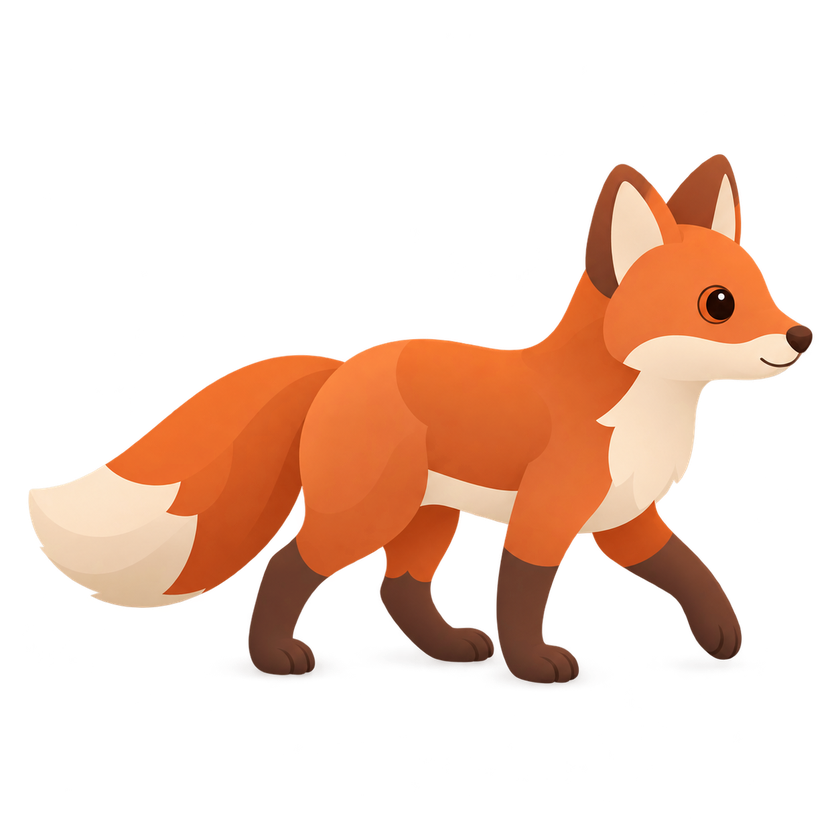
#> input picture unity/Assets/Resources/UrbanWildlife/Animals/fox-citybuilder-soft-v02.png, 840 x 840 px, shrunk from 1254 x 1254 before the run
$ python chroma_key_sprite.py ../unity/Assets/Resources/UrbanWildlife/Animals/fox-citybuilder-soft-v02.png out.png
#> lines starting #> are read from the running program, lines starting #| are printed output that depends on the picture; after the words box and inside, x2 and y2 are one past the last pixel; in counts of white or black regions, pixels touching at a corner belong together
"""Convert the image-generator's uniform green isolation plate to an RGBA sprite."""

from __future__ import annotations

import argparse

import cv2
import numpy as np
from PIL import Image


def main() -> None:
    parser = argparse.ArgumentParser()
    parser.add_argument("source")
    parser.add_argument("destination")
    parser.add_argument(
        "--key-color",
        choices=("green", "magenta"),
        default="green",
        help="Uniform isolation-plate colour used by the generated source image.",
    )
    parser.add_argument(
        "--remove-all-green-spill",
        action="store_true",
        help="Neutralize green spill throughout non-green subjects such as orange animals.",
    )
    args = parser.parse_args()

    rgb = np.asarray(Image.open(args.source).convert("RGB"), dtype=np.float32)
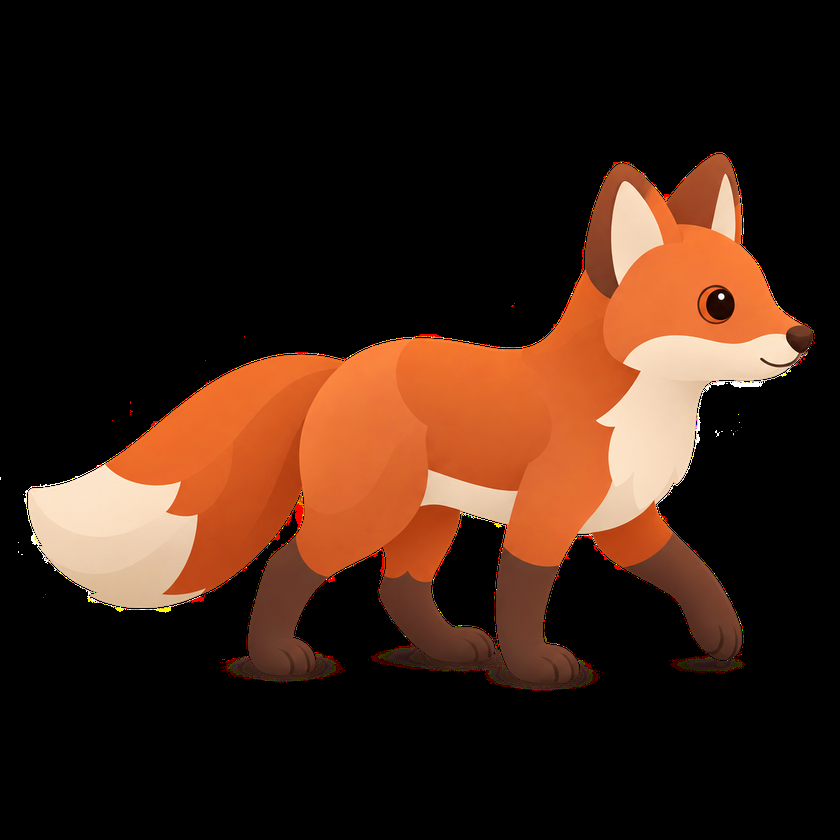
#> rgb: shape (840, 840, 3) float32; mean R, G, B 55.3, 31.7, 19.6
    red, green, blue = rgb[..., 0], rgb[..., 1], rgb[..., 2]
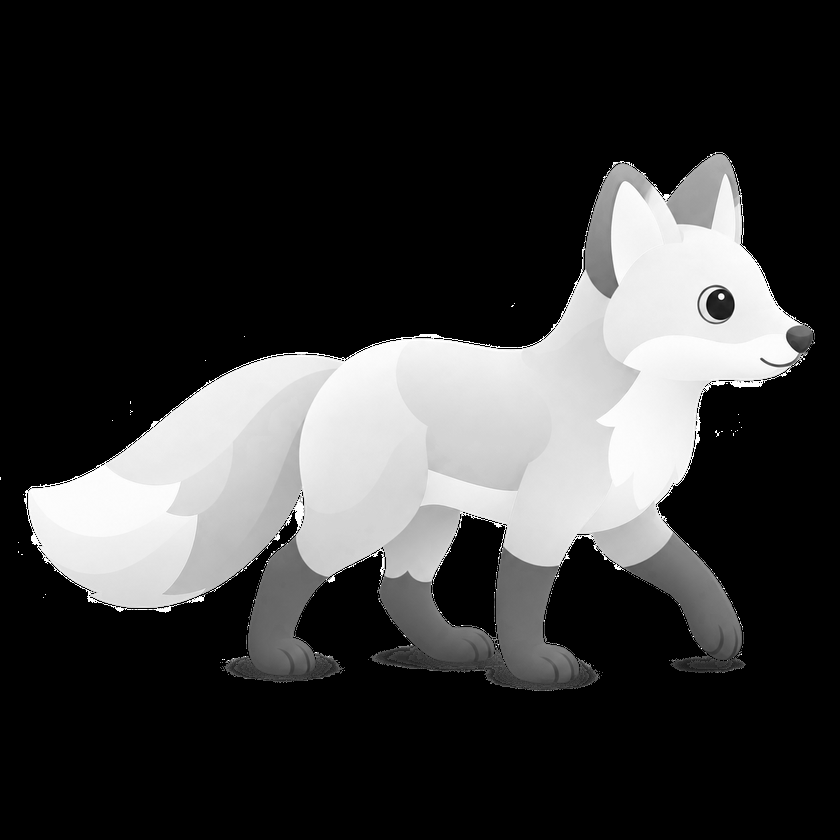
#> red: shape (840, 840) float32; min 0, max 255, mean 55.3
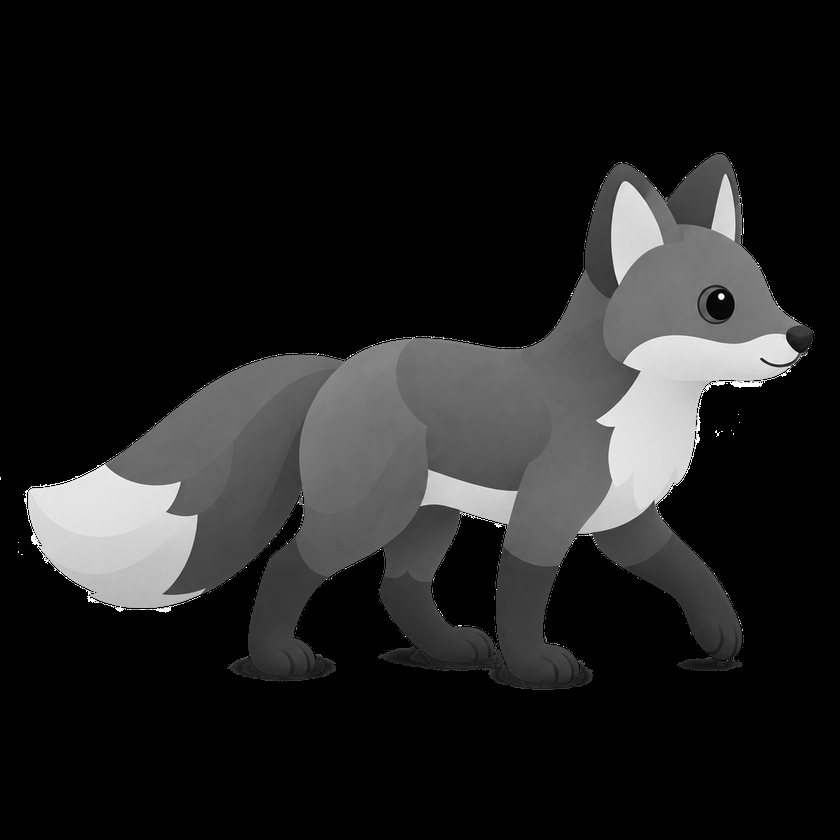
#> green: shape (840, 840) float32; min 0, max 255, mean 31.7
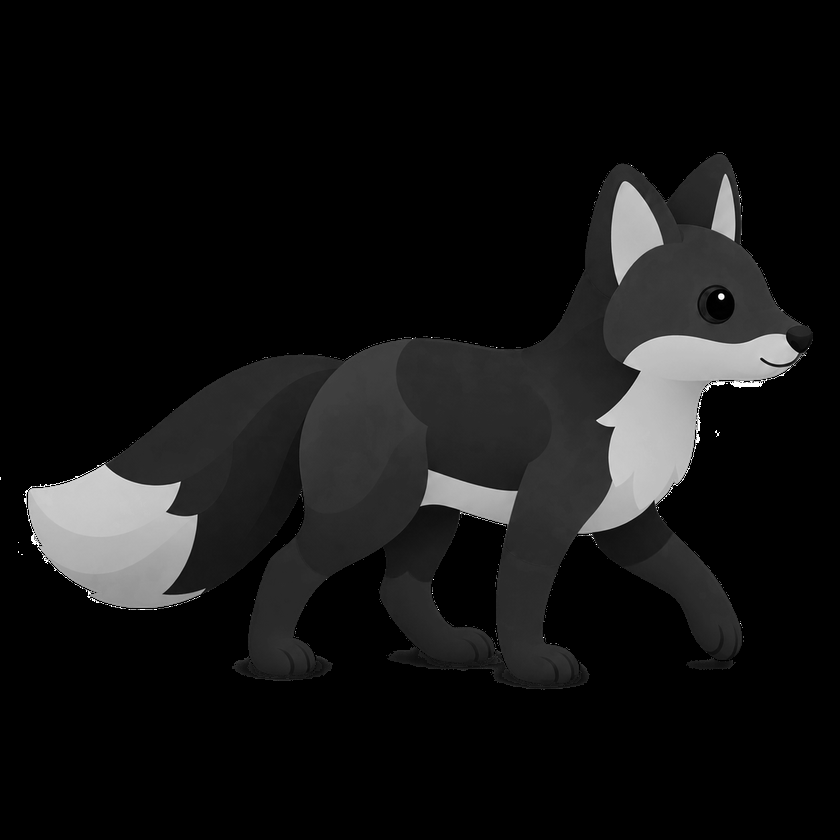
#> blue: shape (840, 840) float32; min 0, max 255, mean 19.6

    # Find the largest non-key connected silhouette, then fill it so similarly
    # coloured details inside the subject are never mistaken for background.
    if args.key_color == "magenta":
        keyness = np.minimum(red, blue) - green
    else:
        keyness = green - np.maximum(red, blue)
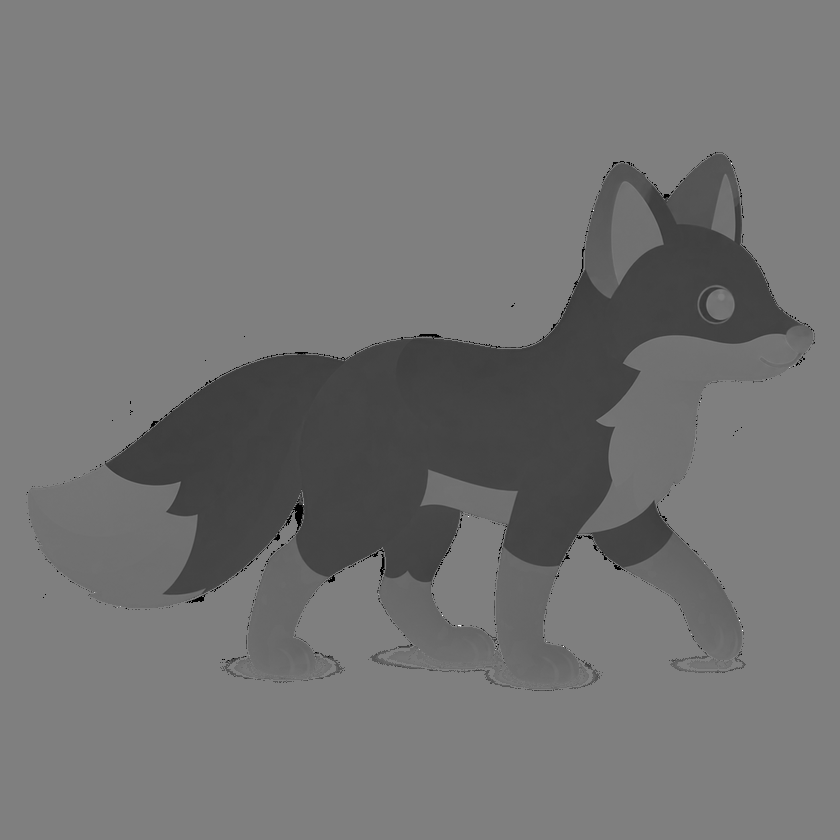
#> keyness: shape (840, 840) float32; min -255, max 255, mean -23.6; drawn with min black and max white
    rough = np.where(keyness < 145.0, 255, 0).astype(np.uint8)
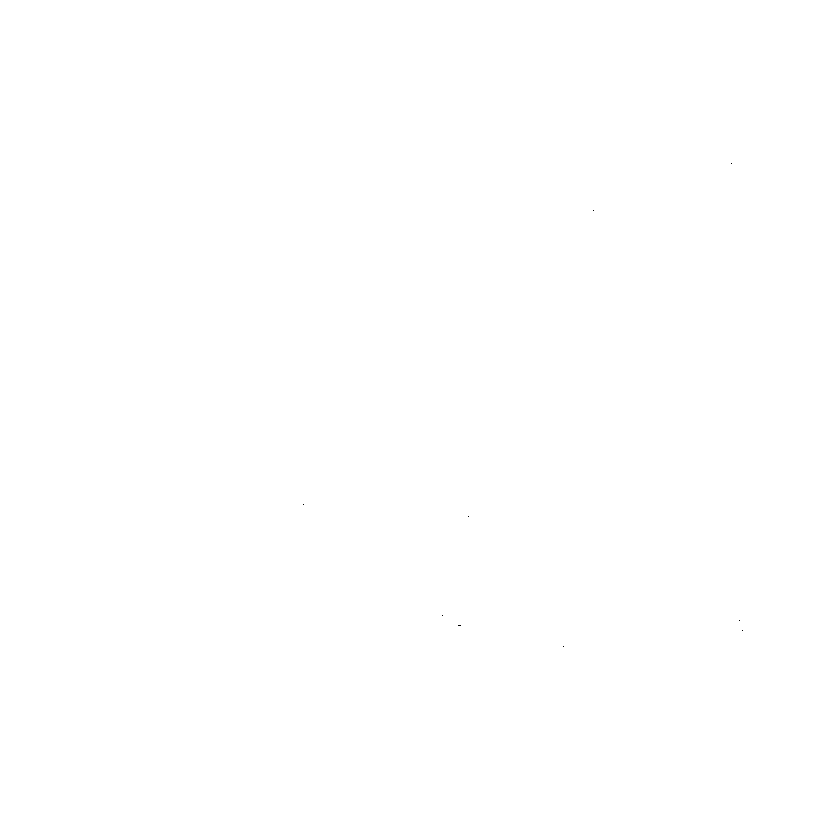
#> rough: shape (840, 840); 100% white; black in thin lines or dots, all inside (x1, y1, x2, y2) = (303, 163, 743, 647)
    contours, _ = cv2.findContours(rough, cv2.RETR_EXTERNAL, cv2.CHAIN_APPROX_SIMPLE)
#> contours = [[[0, 0], [0, 839], [839, 839], [839, 0]]]
    if not contours:
        raise RuntimeError("No foreground silhouette found")
    silhouette = np.zeros_like(rough)
    cv2.drawContours(silhouette, [max(contours, key=cv2.contourArea)], -1, 255, cv2.FILLED)
#> silhouette: shape (840, 840); every value is 255
    silhouette = cv2.GaussianBlur(silhouette, (0, 0), sigmaX=0.65, sigmaY=0.65)
    key_matte = np.clip((150.0 - keyness) / 80.0, 0.0, 1.0)
    alpha = np.minimum(silhouette, (key_matte * 255.0).astype(np.uint8))

    # Remove chroma spill only along the antialiased boundary. The fully opaque
    # interior stays byte-for-byte identical to the generated character.
    foreground = rgb.copy()
    boundary = (alpha > 0) & (alpha < 250)
#> boundary: shape (840, 840) bool; 0% white in thin lines or dots, all inside (x1, y1, x2, y2) = (94, 365, 795, 651)
    if args.key_color == "magenta":
        neutral_edge_magenta = green + 4.0
        foreground[..., 0][boundary] = np.minimum(red[boundary], neutral_edge_magenta[boundary])
        foreground[..., 2][boundary] = np.minimum(blue[boundary], neutral_edge_magenta[boundary])
    else:
        greenness = green - np.maximum(red, blue)
        if args.remove_all_green_spill:
            boundary |= (alpha > 0) & (greenness > 4.0)
        neutral_edge_green = np.maximum(red, blue) + 4.0
        foreground[..., 1][boundary] = np.minimum(green[boundary], neutral_edge_green[boundary])
#> foreground: shape (840, 840, 3) float32; under 0.01% of pixels changed, all inside (x1, y1, x2, y2) = (94, 365, 795, 651)
    foreground[alpha == 0] = 0.0
#> foreground: shape (840, 840, 3) float32; mean R, G, B 55.3, 31.7, 19.6

    rgba = np.dstack((foreground.astype(np.uint8), alpha.astype(np.uint8)))
    Image.fromarray(rgba, "RGBA").save(args.destination)


if __name__ == "__main__":
    main()

$ run again, on unity/Assets/Resources/UrbanWildlife/Animals/fox-feed-02-v01.png
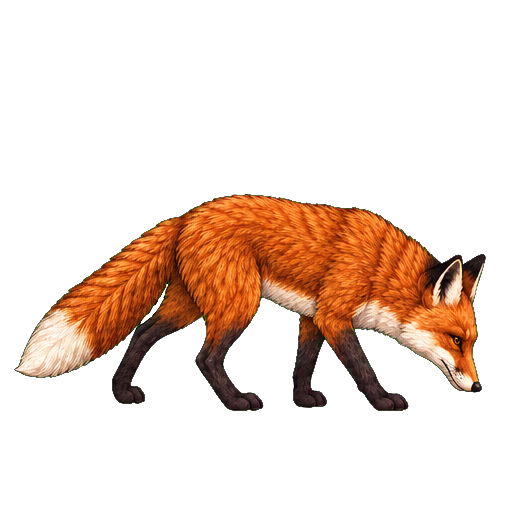
#> input picture unity/Assets/Resources/UrbanWildlife/Animals/fox-feed-02-v01.png, 512 x 512 px
#> in main, `red, green, blue = rgb[..., 0], rgb[..., 1], rgb[..., 2]`:
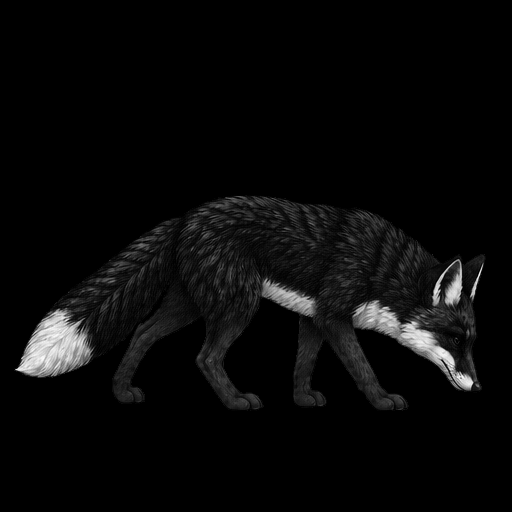
#> blue: shape (512, 512) float32; min 0, max 253, mean 9.7
#> in main, `keyness = green - np.maximum(red, blue)`:
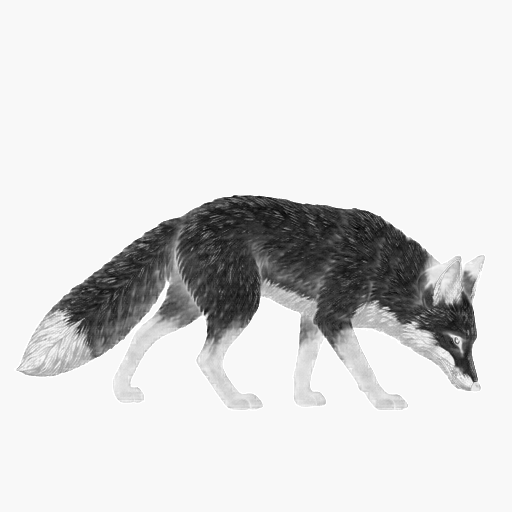
#> keyness: shape (512, 512) float32; min -151, max 4, mean -17.69; drawn with min black and max white
#> rough: shape (512, 512); every value is 255
#> contours = [[[0, 0], [0, 511], [511, 511], [511, 0]]]
#> key_matte: shape (512, 512) float32; every value is 1
#> boundary: shape (512, 512) bool; every value is 0

$ run again, on unity/Assets/Resources/UrbanWildlife/Animals/fox-feed-04-v01.png
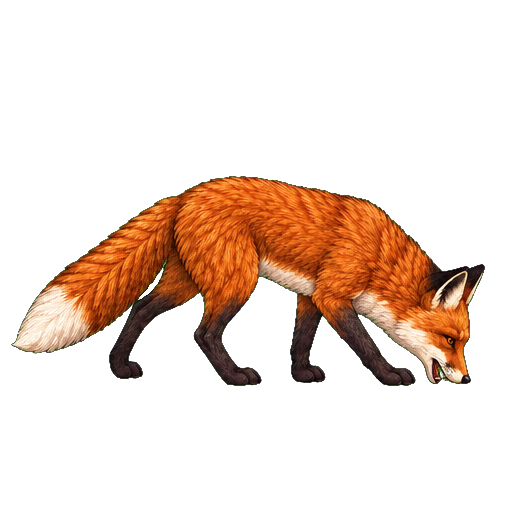
#> input picture unity/Assets/Resources/UrbanWildlife/Animals/fox-feed-04-v01.png, 512 x 512 px
#> in main, `red, green, blue = rgb[..., 0], rgb[..., 1], rgb[..., 2]`:
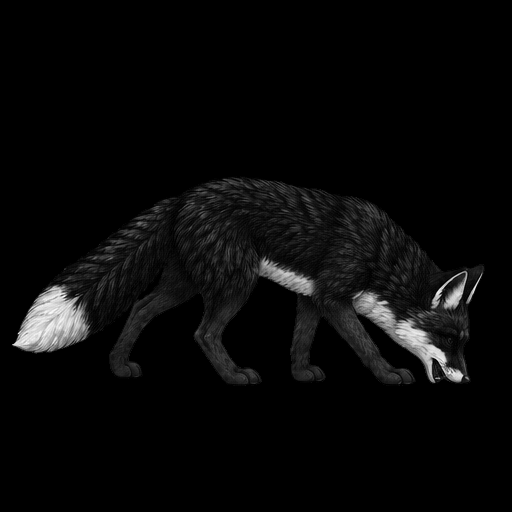
#> blue: shape (512, 512) float32; min 0, max 255, mean 9.2
#> in main, `keyness = green - np.maximum(red, blue)`:
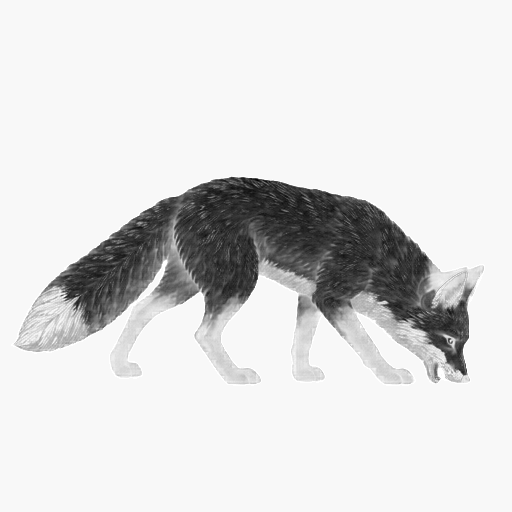
#> keyness: shape (512, 512) float32; min -154, max 4, mean -17.23; drawn with min black and max white
#> rough: shape (512, 512); every value is 255
#> contours = [[[0, 0], [0, 511], [511, 511], [511, 0]]]
#> key_matte: shape (512, 512) float32; every value is 1
#> boundary: shape (512, 512) bool; every value is 0
